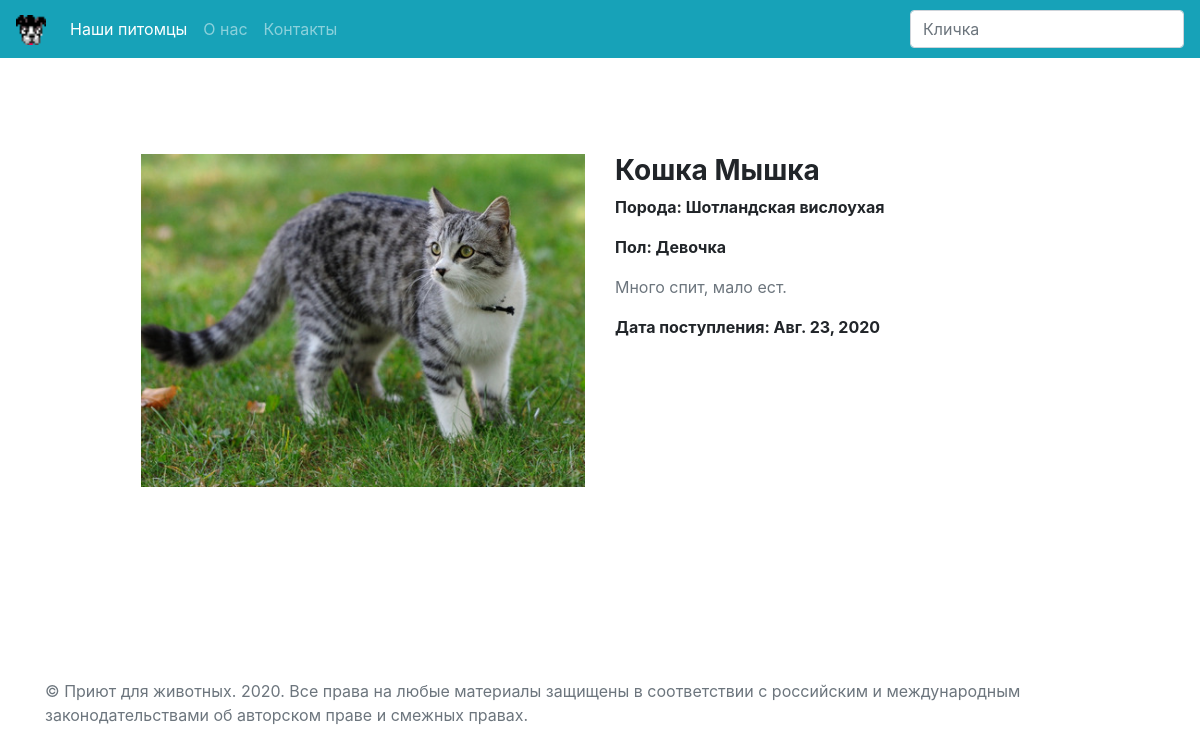
The page /animal/1/ on the database its author committed.
### pets/models.py (models this page shows, shortened)
class Animal(models.Model):
    name = models.CharField(max_length=100, verbose_name="Кличка")
    breed = models.ForeignKey('Breed', on_delete=models.CASCADE, verbose_name="Порода")
    FAMILY_CHOICES = [('CAT', 'Кошка'), ('DOG', 'Собака'), ('PAR', 'Попугай')]
    family = models.CharField(max_length=3, choices=FAMILY_CHOICES, default='CAT', verbose_name="Семейство")
    SEX_CHOICES = [('M', 'Мальчик'), ('F', 'Девочка')]
    sex = models.CharField(max_length=1, choices=SEX_CHOICES, default='M', verbose_name="Пол")
    description = models.TextField(blank=True, verbose_name="Описание")
    date = models.DateField(default=date.today, verbose_name="Дата поступления")
    photo = models.ImageField(upload_to='photo', blank=True, verbose_name="Фото")

class Breed(models.Model):
    name = models.CharField(max_length=100, verbose_name="Порода")
    def __str__(self):
        return self.name

### pets/views.py (the view)
# urls.py: path('animal/<str:pk>/', AnimalView.as_view()),
class AnimalView(DetailView):
    model = Animal

### templates/pets/animal_detail.html (shortened to what this page needs)
{% extends 'base.html' %}
{% block content %}
<div class="container my-5 py-5 z-depth-1">
  <section class="px-md-5 mx-md-5 dark-grey-text text-center text-lg-left">
    <div class="row">
      <div class="col-lg-6 mb-4 mb-lg-0 d-flex align-items-center justify-content-center">
        <img src="{{ object.photo.url }}" class="img-fluid" alt="">
      </div>
      <div class="col-lg-6 mb-4 mb-lg-0">
        <h3 class="font-weight-bold">{{object.get_family_display}} {{object.name}}</h3>
        <p class="font-weight-bold">Порода: {{object.breed}}</p>
        <p class="font-weight-bold">Пол: {{object.get_sex_display}}</p>
        <p class="text-muted">{{object.description}}</p>
        <p class="font-weight-bold">Дата поступления: {{object.date}}</p>
      </div>
    </div>
  </section>
</div>
{% endblock %}

### pets/static/style.css (style rules this page uses)
body { padding-bottom: 20px; }

### rows shown on the page
Animal: photo (picture), family "Кошка", name "Мышка", breed "Шотландская вислоухая", sex "Девочка", description "Много спит, мало ест.", date "Авг. 23, 2020"
